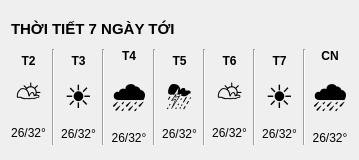
          <widget class="QFrame" name="frame_thoi_tiet">
           <property name="minimumSize">
            <size>
             <width>0</width>
             <height>160</height>
            </size>
           </property>
           <property name="styleSheet">
            <string notr="true">QFrame#frame_thoi_tiet {
    border: 1px solid #9BCA9E;
    background-color: #F8FCF5;
}</string>
           </property>
           <layout class="QVBoxLayout" name="verticalLayout_5">
            <property name="topMargin">
             <number>15</number>
            </property>
            <property name="bottomMargin">
             <number>15</number>
            </property>
            <item>
             <widget class="QLabel" name="label_4">
              <property name="styleSheet">
               <string notr="true">font-size: 11pt;
font-weight: bold;
border: none;</string>
              </property>
              <property name="text">
               <string>THỜI TIẾT 7 NGÀY TỚI</string>
              </property>
             </widget>
            </item>
            <item>
             <layout class="QHBoxLayout" name="weather_days_layout">
              <item>
               <layout class="QVBoxLayout" name="w_t2">
                <item>
                 <widget class="QLabel" name="l_t2">
                  <property name="styleSheet">
                   <string notr="true">font-weight: bold; border: none;</string>
                  </property>
                  <property name="text">
                   <string>T2</string>
                  </property>
                  <property name="alignment">
                   <set>Qt::AlignCenter</set>
                  </property>
                 </widget>
                </item>
                <item>
                 <widget class="QLabel" name="i_t2">
                  <property name="styleSheet">
                   <string notr="true">font-size: 24pt; border: none;</string>
                  </property>
                  <property name="text">
                   <string>⛅</string>
                  </property>
                  <property name="alignment">
                   <set>Qt::AlignCenter</set>
                  </property>
                 </widget>
                </item>
                <item>
                 <widget class="QLabel" name="t_t2">
                  <property name="styleSheet">
                   <string notr="true">font-size: 9pt; border: none;</string>
                  </property>
                  <property name="text">
                   <string>26/32°</string>
                  </property>
                  <property name="alignment">
                   <set>Qt::AlignCenter</set>
                  </property>
                 </widget>
                </item>
               </layout>
              </item>
              <item>
               <widget class="Line" name="line_1">
                <property name="styleSheet">
                 <string notr="true">color: #D0D0D0;</string>
                </property>
                <property name="orientation">
                 <enum>Qt::Vertical</enum>
                </property>
               </widget>
              </item>
              <item>
               <layout class="QVBoxLayout" name="w_t3">
                <item>
                 <widget class="QLabel" name="l_t3">
                  <property name="styleSheet">
                   <string notr="true">font-weight: bold; border: none;</string>
                  </property>
                  <property name="text">
                   <string>T3</string>
                  </property>
                  <property name="alignment">
                   <set>Qt::AlignCenter</set>
                  </property>
                 </widget>
                </item>
                <item>
                 <widget class="QLabel" name="i_t3">
                  <property name="styleSheet">
                   <string notr="true">font-size: 24pt; border: none;</string>
                  </property>
                  <property name="text">
                   <string>☀️</string>
                  </property>
                  <property name="alignment">
                   <set>Qt::AlignCenter</set>
                  </property>
                 </widget>
                </item>
                <item>
                 <widget class="QLabel" name="t_t3">
                  <property name="styleSheet">
                   <string notr="true">font-size: 9pt; border: none;</string>
                  </property>
                  <property name="text">
                   <string>26/32°</string>
                  </property>
                  <property name="alignment">
                   <set>Qt::AlignCenter</set>
                  </property>
                 </widget>
                </item>
               </layout>
              </item>
              <item>
               <widget class="Line" name="line_2">
                <property name="styleSheet">
                 <string notr="true">color: #D0D0D0;</string>
                </property>
                <property name="orientation">
                 <enum>Qt::Vertical</enum>
                </property>
               </widget>
              </item>
              <item>
               <layout class="QVBoxLayout" name="w_t4">
                <item>
                 <widget class="QLabel" name="l_t4">
                  <property name="styleSheet">
                   <string notr="true">font-weight: bold; border: none;</string>
                  </property>
                  <property name="text">
                   <string>T4</string>
                  </property>
                  <property name="alignment">
                   <set>Qt::AlignCenter</set>
                  </property>
                 </widget>
                </item>
                <item>
                 <widget class="QLabel" name="i_t4">
                  <property name="styleSheet">
                   <string notr="true">font-size: 24pt; border: none;</string>
                  </property>
                  <property name="text">
                   <string>🌧️</string>
                  </property>
                  <property name="alignment">
                   <set>Qt::AlignCenter</set>
                  </property>
                 </widget>
                </item>
                <item>
                 <widget class="QLabel" name="t_t4">
                  <property name="styleSheet">
                   <string notr="true">font-size: 9pt; border: none;</string>
                  </property>
                  <property name="text">
                   <string>26/32°</string>
                  </property>
                  <property name="alignment">
                   <set>Qt::AlignCenter</set>
                  </property>
                 </widget>
                </item>
               </layout>
              </item>
              <item>
               <widget class="Line" name="line_3">
                <property name="styleSheet">
                 <string notr="true">color: #D0D0D0;</string>
                </property>
                <property name="orientation">
                 <enum>Qt::Vertical</enum>
                </property>
               </widget>
              </item>
              <item>
               <layout class="QVBoxLayout" name="w_t5">
                <item>
                 <widget class="QLabel" name="l_t5">
                  <property name="styleSheet">
                   <string notr="true">font-weight: bold; border: none;</string>
                  </property>
                  <property name="text">
                   <string>T5</string>
                  </property>
                  <property name="alignment">
                   <set>Qt::AlignCenter</set>
                  </property>
                 </widget>
                </item>
                <item>
                 <widget class="QLabel" name="i_t5">
                  <property name="styleSheet">
                   <string notr="true">font-size: 24pt; border: none;</string>
                  </property>
                  <property name="text">
                   <string>⛈️</string>
                  </property>
                  <property name="alignment">
                   <set>Qt::AlignCenter</set>
                  </property>
                 </widget>
                </item>
                <item>
                 <widget class="QLabel" name="t_t5">
                  <property name="styleSheet">
                   <string notr="true">font-size: 9pt; border: none;</string>
                  </property>
                  <property name="text">
                   <string>26/32°</string>
                  </property>
                  <property name="alignment">
                   <set>Qt::AlignCenter</set>
                  </property>
                 </widget>
                </item>
               </layout>
              </item>
              <item>
               <widget class="Line" name="line_4">
                <property name="styleSheet">
                 <string notr="true">color: #D0D0D0;</string>
                </property>
                <property name="orientation">
                 <enum>Qt::Vertical</enum>
                </property>
               </widget>
              </item>
              <item>
               <layout class="QVBoxLayout" name="w_t6">
                <item>
                 <widget class="QLabel" name="l_t6">
                  <property name="styleSheet">
                   <string notr="true">font-weight: bold; border: none;</string>
                  </property>
                  <property name="text">
                   <string>T6</string>
                  </property>
                  <property name="alignment">
                   <set>Qt::AlignCenter</set>
                  </property>
                 </widget>
                </item>
                <item>
                 <widget class="QLabel" name="i_t6">
                  <property name="styleSheet">
                   <string notr="true">font-size: 24pt; border: none;</string>
                  </property>
                  <property name="text">
                   <string>⛅</string>
                  </property>
                  <property name="alignment">
                   <set>Qt::AlignCenter</set>
                  </property>
                 </widget>
                </item>
                <item>
                 <widget class="QLabel" name="t_t6">
                  <property name="styleSheet">
                   <string notr="true">font-size: 9pt; border: none;</string>
                  </property>
                  <property name="text">
                   <string>26/32°</string>
                  </property>
                  <property name="alignment">
                   <set>Qt::AlignCenter</set>
                  </property>
                 </widget>
                </item>
               </layout>
              </item>
              <item>
               <widget class="Line" name="line_5">
                <property name="styleSheet">
                 <string notr="true">color: #D0D0D0;</string>
                </property>
                <property name="orientation">
                 <enum>Qt::Vertical</enum>
                </property>
               </widget>
              </item>
              <item>
               <layout class="QVBoxLayout" name="w_t7">
                <item>
                 <widget class="QLabel" name="l_t7">
                  <property name="styleSheet">
                   <string notr="true">font-weight: bold; border: none;</string>
                  </property>
                  <property name="text">
                   <string>T7</string>
                  </property>
                  <property name="alignment">
                   <set>Qt::AlignCenter</set>
                  </property>
                 </widget>
                </item>
                <item>
                 <widget class="QLabel" name="i_t7">
                  <property name="styleSheet">
                   <string notr="true">font-size: 24pt; border: none;</string>
                  </property>
                  <property name="text">
                   <string>☀️</string>
                  </property>
                  <property name="alignment">
                   <set>Qt::AlignCenter</set>
                  </property>
                 </widget>
                </item>
                <item>
                 <widget class="QLabel" name="t_t7">
                  <property name="styleSheet">
                   <string notr="true">font-size: 9pt; border: none;</string>
                  </property>
                  <property name="text">
                   <string>26/32°</string>
                  </property>
                  <property name="alignment">
                   <set>Qt::AlignCenter</set>
                  </property>
                 </widget>
                </item>
               </layout>
              </item>
              <item>
               <widget class="Line" name="line_6">
                <property name="styleSheet">
                 <string notr="true">color: #D0D0D0;</string>
                </property>
                <property name="orientation">
                 <enum>Qt::Vertical</enum>
                </property>
               </widget>
              </item>
              <item>
               <layout class="QVBoxLayout" name="w_cn">
                <item>
                 <widget class="QLabel" name="l_cn">
                  <property name="styleSheet">
                   <string notr="true">font-weight: bold; border: none;</string>
                  </property>
                  <property name="text">
                   <string>CN</string>
                  </property>
                  <property name="alignment">
                   <set>Qt::AlignCenter</set>
                  </property>
                 </widget>
                </item>
                <item>
                 <widget class="QLabel" name="i_cn">
                  <property name="styleSheet">
                   <string notr="true">font-size: 24pt; border: none;</string>
                  </property>
                  <property name="text">
                   <string>🌧️</string>
                  </property>
                  <property name="alignment">
                   <set>Qt::AlignCenter</set>
                  </property>
                 </widget>
                </item>
                <item>
                 <widget class="QLabel" name="t_cn">
                  <property name="styleSheet">
                   <string notr="true">font-size: 9pt; border: none;</string>
                  </property>
                  <property name="text">
                   <string>26/32°</string>
                  </property>
                  <property name="alignment">
                   <set>Qt::AlignCenter</set>
                  </property>
                 </widget>
                </item>
               </layout>
              </item>
             </layout>
            </item>
           </layout>
          </widget>
